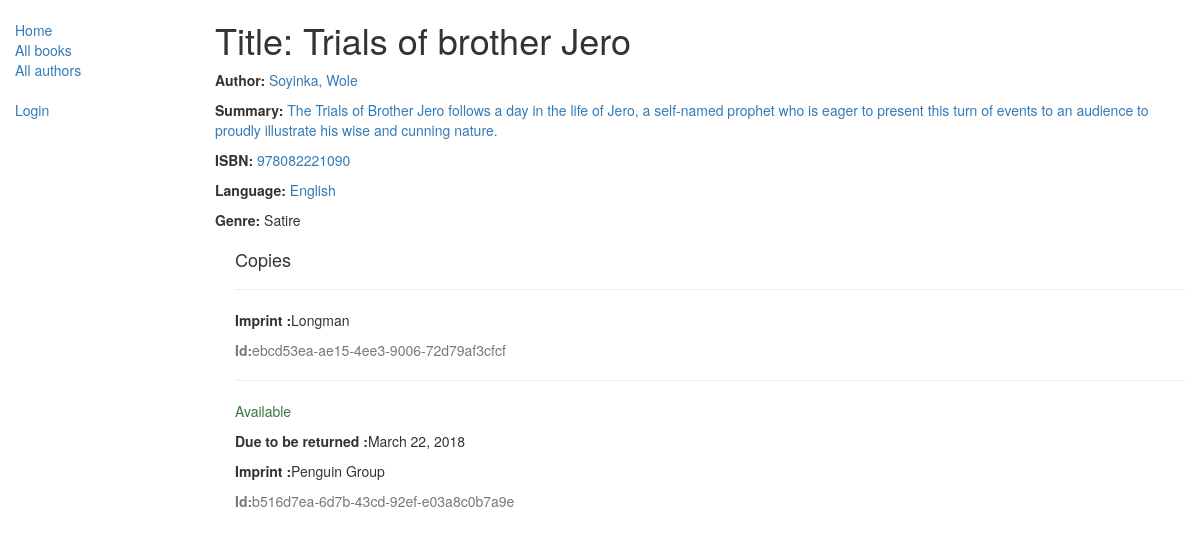
The app's page /catalog/books/1, older data.
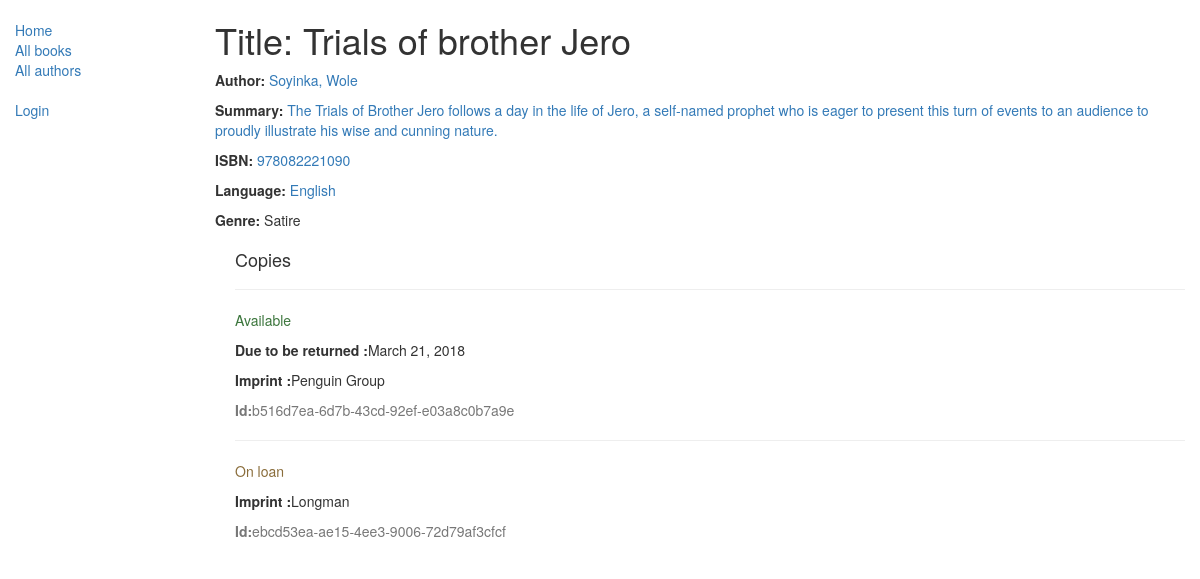
The same page, newer data.
### catalog/models.py (models this page shows, shortened)
class Book(models.Model):
    title = models.CharField(max_length=200)
    author = models.ForeignKey('Author', on_delete=models.SET_NULL, null=True)
    summary = models.TextField(max_length=1000, help_text='Enter a brief description of the book')
    isbn = models.CharField('ISBN',max_length=13, help_text='13 Character <a href="https://www.isbn-international.org/content/what-isbn">ISBN number</a>')
    genre = models.ManyToManyField(Genre, help_text='Select a genre for this book')
    language = models.ForeignKey('Language', on_delete=models.SET_NULL, null=True)
    def display_genre(self):
        """
        Creates a string for the Genre. This is required to display genre in Admin.
        """
        return ', '.join([ genre.name for genre in self.genre.all()[:3] ])
    display_genre.short_description = 'Genre'

class Author(models.Model):
    first_name = models.CharField(max_length=100)
    last_name = models.CharField(max_length=100)
    date_of_birth = models.DateField(null=True, blank=True)
    date_of_death = models.DateField('Died', null=True, blank=True)
    class Meta:
        ordering = ["last_name","first_name"]
    def __str__(self):
        return '{0}, {1}'.format(self.last_name,self.first_name)

class Language(models.Model):
    name = models.CharField(max_length=200, help_text="Enter a the book's natural language (e.g. English, French, Japanese etc.)")
    def __str__(self):
        return self.name

class Genre(models.Model):
    name = models.CharField(max_length=200, help_text="Enter a book genre (e.g. Science Fiction, French Poetry etc.)")
    def __str__(self):
        return self.name

class BookInstance(models.Model):
    id = models.UUIDField(primary_key=True, default=uuid.uuid4, help_text="Unique ID for this particular book across whole library")
    book = models.ForeignKey('Book', on_delete=models.SET_NULL, null=True)
    imprint = models.CharField(max_length=200)
    due_back = models.DateField(null=True, blank=True)
    borrower = models.ForeignKey(User, on_delete=models.SET_NULL, null=True, blank=True)
    LOAN_STATUS = (
        ('m', 'Maintenance'),
        ('o', 'On loan'),
        ('a', 'Available'),
        ('r', 'Reserved'),
    )
    status = models.CharField(max_length=1, choices=LOAN_STATUS, blank=True, default='m', help_text='Book availability')
    class Meta:
        ordering = ["due_back"]
        permissions = (("can_mark_returned", "Set book as returned"),)

### catalog/views.py (the view)
# urls.py: path('books/<int:pk>', views.book_detail_view, name = 'book-detail'),
def book_detail_view(request , pk):
    book_id = Book.objects.get(pk = pk)
    return render(
        request,
        'catalog/book_detail.html',
        context ={'book': book_id}
    )

### catalog/templates/catalog/book_detail.html
{% extends "catalog/base_generic.html" %}
{% block content %}
    <h1>Title: {{book.title}}</h1>
    <p><strong>Author: </strong><a href = ""> {{book.author}}</a></p>
    <p><strong>Summary: </strong><a href = ""> {{book.summary}}</a></p>
    <p><strong>ISBN: </strong><a href = ""> {{book.isbn}}</a></p>
    <p><strong>Language: </strong><a href = "{% url 'author-detail' book.author.pk %}"> {{book.language}}</a></p>
    <p><strong>Genre: </strong>{% for genre in book.genre.all %} {{genre}}{% if not forloop.last %}, {%endif %} {% endfor %}</p>
    <div  style ="margin-left: 20px; margin-top:20px;" >
        <h4>Copies</h4>
        {% for copy in book.bookinstance_set.all %}
            <hr>
            <p class = "{% if copy.status == 'a' %}text-success{% elif copy.status == 'm' %}text-danger{% else %}text-warning{% endif %}">{{ copy.get_status_display }}</p>
            {% if copy.status == 'a' %}
                <p><strong>Due to be returned :</strong>{{copy.due_back}}</p>
            {% endif %}
            <p><strong>Imprint :</strong>{{copy.imprint}}</p>
            <p class = "text-muted"><strong>Id:</strong>{{copy.id}}</p>
        {% endfor %}
    </div>
{% endblock %}

### catalog/templates/catalog/base_generic.html (shortened to what this page needs)
<!DOCTYPE html>
<html lang="en">
<head>
  <link rel="stylesheet" href="https://maxcdn.bootstrapcdn.com/bootstrap/3.3.7/css/bootstrap.min.css">
  {% load static %}
  <link rel="stylesheet" href="{% static 'catalog/css/styles.css' %}">
</head>
<body>
  <div class="container-fluid">
    <div class="row">
        <div class="col-sm-2">
        {% block sidebar %}
        <ul class="sidebar-nav">
            <li><a href="{% url 'index' %}">Home</a></li>
            <li><a href="{% url 'books' %}">All books</a></li>
            <li><a href="{% url 'authors' %}">All authors</a></li> <br/>
        {% if user.is_authenticated %}
            <li>User: {{ user.get_username }}</li>
            <li><a href="{% url 'my-borrowed' %}">My Borrowed</a></li>
            <li><a href="{% url 'logout'%}?next={{request.path}}">Logout</a></li>
        {% else %}
            <li><a href="{% url 'login'%}?next={{request.path}}">Login</a></li>
        {% endif %}
        </ul>
        {% endblock %}
      </div>
      <div class="col-sm-10 ">
        {% block content %} {% endblock %}
      </div>
    </div>
  </div>
</body>
</html>

### catalog/static/catalog/css/styles.css (style rules this page uses)
.sidebar-nav { margin-top : 20px; padding: 0; list-style : none; }

Row changes from the older to the newer data that the page shows:
changed BookInstance "Available": due_back "March 22, 2018" → "March 21, 2018"; moves up the list
changed BookInstance "Longman": status (not shown) → "On loan"
